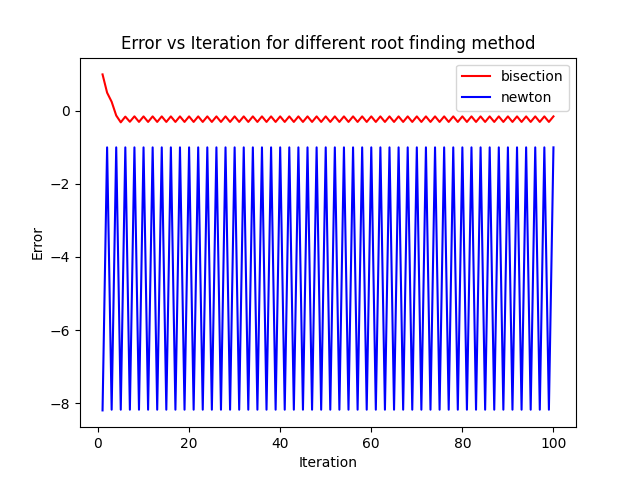

Here is the Python script that generated this plot:
import math as ma
import numpy as np
import matplotlib.pyplot as plt

xa = np.linspace(1,100,100)

def func(x):
    return ma.sin(ma.cos(ma.exp(x)))

def derf(x):
    f = -ma.cos(ma.cos(ma.exp(x)))*ma.sin(ma.exp(x))*ma.exp(x)
    return f

def bise(a,b):
    c = a
    d=func(c)
    #xa=np.linspace(1,100,100)
    ya=np.linspace(1,100,100)
    e = c

    
    for i in range (100):
        c = (a+b)/2
        e =abs(e)-abs(c)
        ya[i]=e
        d=func(c)
        if(d==0):
            break
        if(d*func(a)<0):
            b=c
        else:
            a=c
    print("Value of root is: ","%.4f"%c)
    return ya
    #print(ya)
    #plt.plot(xa,ya)
    #plt.xlabel('iteration')
    #plt.ylabel('error')
    #plt.show()

def newrap(s):
    ya=np.linspace(1,100,100)
    e=s
    h = func(s)/derf(s)
    for i in range (100):
        h = func(s)/derf(s)
        s = s-h
        e=abs(e)-abs(s)
        ya[i]=e
    print("Value of root by Newton method: ","%.7f"%s)
    return ya


y1=bise(-1,1)
y2=newrap(-1)
plt.plot(xa,y1, color='r', label='bisection')
plt.plot(xa,y2, color='b', label='newton')

plt.xlabel("Iteration")
plt.ylabel('Error')
plt.title('Error vs Iteration for different root finding method')
plt.legend()
plt.show()
